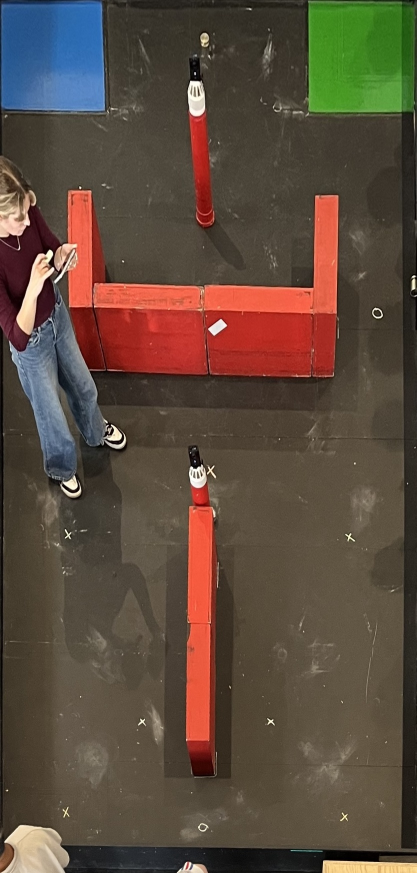
#> input picture Python/corrected_image.jpg, 833 x 1746 px (shown at 1/2 size)
$ python perspective_place.py
#> lines starting #> are read from the running program, lines starting #| are printed output that depends on the picture; after the words box and inside, x2 and y2 are one past the last pixel; in counts of white or black regions, pixels touching at a corner belong together
import cv2
import numpy as np
import subprocess

# Real-world dimensions (mm)
image_height_mm = 4900  # height in mm
image_width_mm = 2400   # width in mm

# List to store points (with type)
points = []
is_weight = False  # Default mode is to select "weights"

# Load the corrected image
corrected_image_path = 'corrected_image.jpg'  # Use the previously corrected image
corrected_image = cv2.imread(corrected_image_path)
#> corrected_image is the input picture: shape (1746, 833, 3); mean B, G, R 61.2, 74.6, 91.5
image_height, image_width, _ = corrected_image.shape
#> image_height = 1746; image_width = 833

# Mouse callback function to capture clicks and display scaled coordinates
def click_event(event, x, y, flags, param):
    global is_weight
    if event == cv2.EVENT_LBUTTONDOWN:
        # Flip the coordinates for origin at the upper-right corner
        flipped_x = image_width - x  # x-axis flipped
        flipped_y = y  # y-axis not flipped

        # Scale the clicked coordinates to real-world dimensions
        real_x_mm = (flipped_x / image_width) * image_width_mm
        real_y_mm = (flipped_y / image_height) * image_height_mm

        # Store the point along with its type (1 for weight, 0 for target)
        points.append((real_x_mm, real_y_mm, int(is_weight)))

        # Choose color: Blue for weights, Red for targets
        color = (255, 0, 0) if is_weight else (0, 0, 255)

        # Display the point on the image
        cv2.circle(corrected_image, (x, y), 5, color, -1)
        label = "W" if is_weight else "T"
        cv2.putText(corrected_image, f"{label}({real_x_mm:.2f}mm, {real_y_mm:.2f}mm)", (x, y-10),
                    cv2.FONT_HERSHEY_SIMPLEX, 0.5, color, 1)
        cv2.imshow("Corrected Image", corrected_image)

# Function to toggle between weight and target modes
def toggle_mode():
    global is_weight
    is_weight = not is_weight
    mode = "Weights" if is_weight else "Targets"
    print(f"Switched to selecting {mode}")

# Create a window and set the mouse callback
cv2.namedWindow("Corrected Image")
cv2.setMouseCallback("Corrected Image", click_event)

# Overlay 6 horizontal lines
line_color = (0, 255, 0)  # Green color for lines
line_thickness = 1
for i in range(1, 8):  # Drawing 6 lines
    y = int(i * image_height / 8)  # Evenly spaced along the height
    cv2.line(corrected_image, (0, y), (image_width, y), line_color, line_thickness)
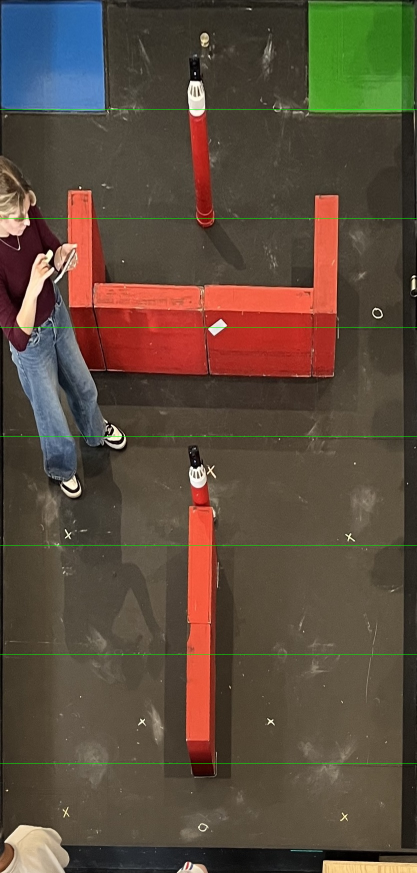
#> corrected_image: shape (1746, 833, 3) (shown at 1/2 size); 0.4% of pixels changed, all inside (x1, y1, x2, y2) = (0, 218, 833, 1528)

# Overlay two central circles
circle_color = (0, 255, 255)  # Yellow color for circles
circle_radius = 20  # Radius of the circles in pixels
circle_thickness = 2  # Thickness of the circle border
center_x = image_width // 2
#> center_x = 416
center_y = image_height // 2
#> center_y = 873

# Draw the first central circle
cv2.circle(corrected_image, (center_x, center_y-400), circle_radius, circle_color, circle_thickness)
#> corrected_image: shape (1746, 833, 3); 0.03% of pixels changed, all inside (x1, y1, x2, y2) = (395, 452, 438, 495)

# Draw the second circle just below the first one
cv2.circle(corrected_image, (center_x, center_y + 200), circle_radius, circle_color, circle_thickness)
#> corrected_image: shape (1746, 833, 3); mean B, G, R 60.9, 75.5, 91.2

# Instruction for user
print("Click anywhere on the corrected image to select points.")
print("Press 'w' to toggle between selecting 'weights' and 'targets'.")
print("Press 'q' to finish and display the points in reverse order.")

# Display the image with lines and circles, and wait for user input
cv2.imshow("Corrected Image", corrected_image)

while True:
    key = cv2.waitKey(1) & 0xFF
#> (key q is pressed here)
    if key == ord('w'):
        toggle_mode()
    elif key == ord('q'):
        break

# Close the window
cv2.destroyAllWindows()

data = ""

# Print the points in reverse order
print("\nPoints in reverse order (with format):")
for point in reversed(points):
    x, y, is_weight_point = point
    print(f"addPoint((map_point_t){{{x:.2f}, {y:.2f}, {is_weight_point}}});")
    data += f"addPoint((map_point_t){{{x:.2f}, {y:.2f}, {is_weight_point}}});\n"
#> after the loop, data = ''
print(f"num_targets = {len(points)};")
data += f"num_targets = {len(points)};\n"

subprocess.run("pbcopy", input=data, text=True)
#> (this line was passed over: subprocess is not available in this run)

$ run again, with Python/IMG_1949.jpg copied over Python/corrected_image.jpg
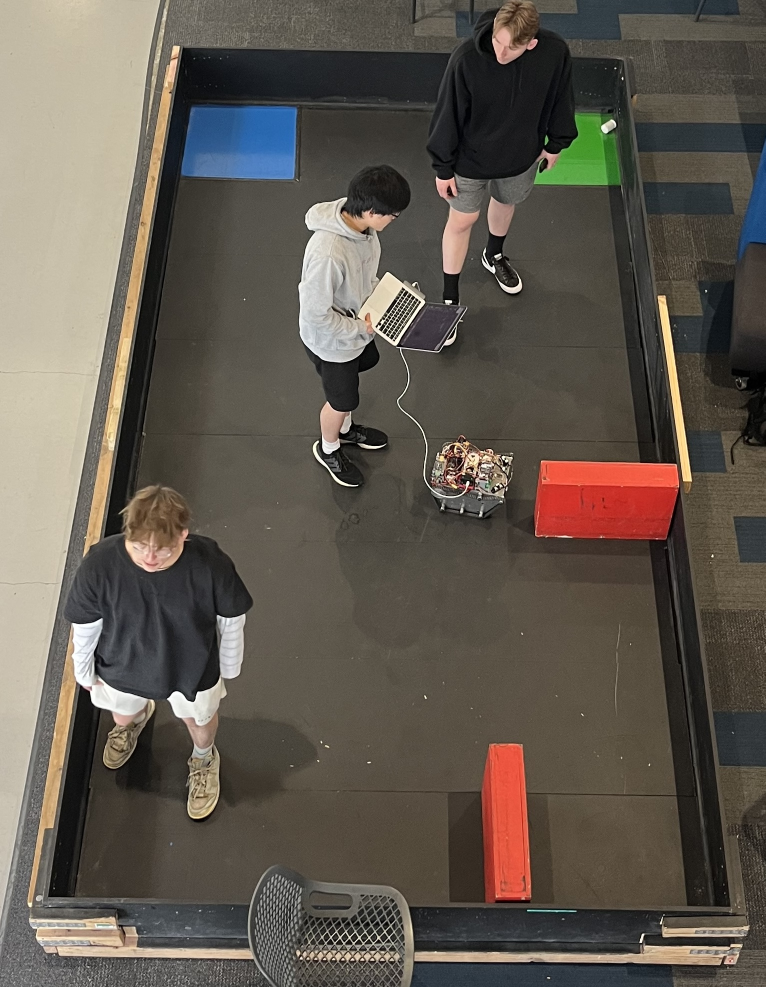
#> input picture Python/IMG_1949.jpg, 1531 x 1974 px (shown at 1/2 size)
#> corrected_image is the input picture: shape (1974, 1531, 3); mean B, G, R 79.7, 89.2, 96.8
#> after the loop `for i in range(1, 8):`:
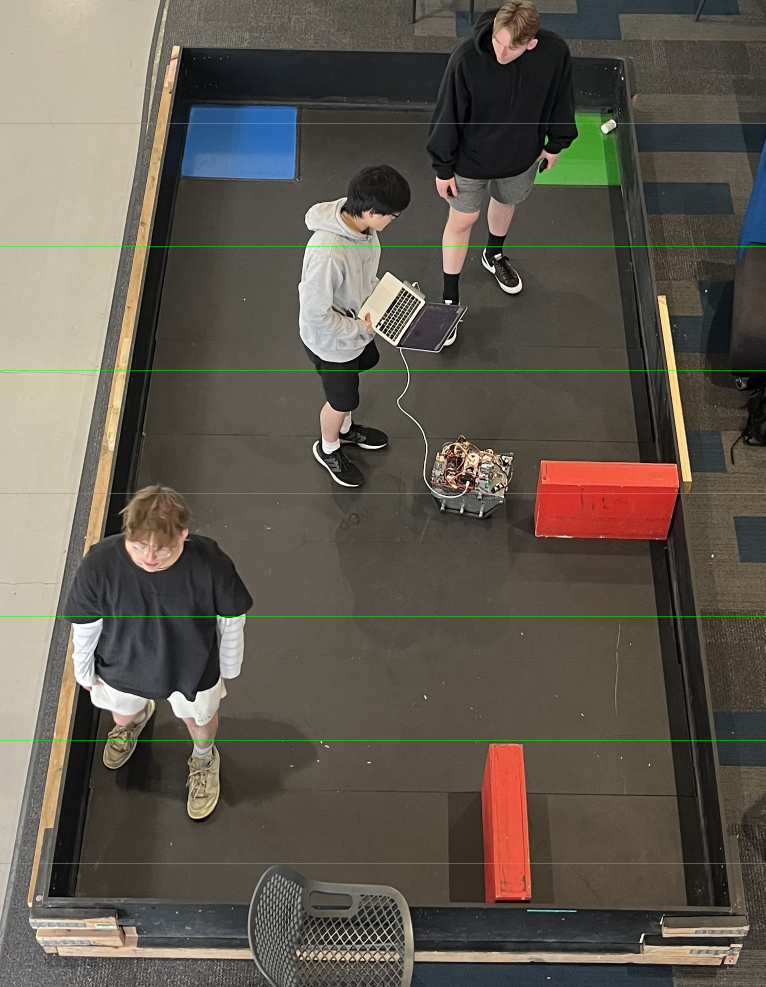
#> corrected_image: shape (1974, 1531, 3) (shown at 1/2 size); 0.35% of pixels changed, all inside (x1, y1, x2, y2) = (0, 246, 1531, 1728)
